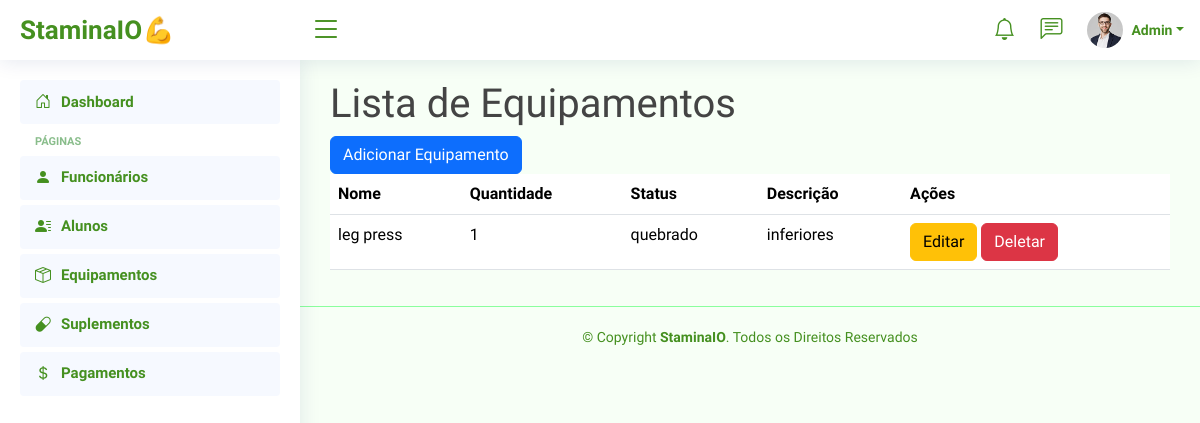
The app's page /dashboard/equipamento/ (signed in), older data.
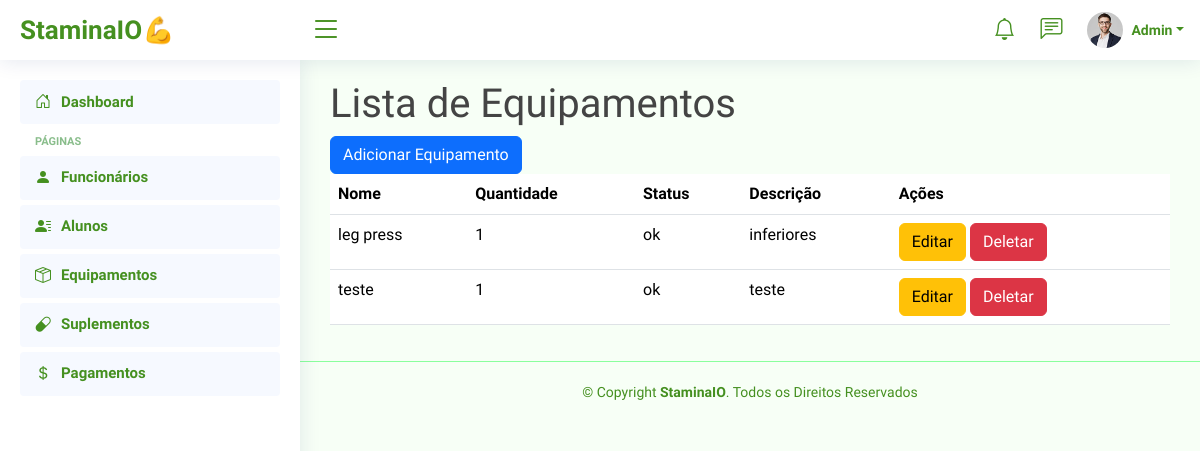
The same page, newer data.
### equipamento/models.py (models this page shows)
class Equipamento(models.Model):
    nome = models.CharField(max_length=100)
    quantidade = models.IntegerField(default=1)  # Definindo um valor padrão para quantidade
    status = models.CharField(max_length=100)
    descricao = models.CharField(max_length=100)  # Nome do campo corrigido para seguir a convenção de nomenclatura

### equipamento/views.py (the view)
# urls.py: path('equipamento/', listar_equipamentos, name='lista_equipamentos'),
@login_required
def listar_equipamentos(request):
    equipamentos = Equipamento.objects.all()
    return render(request, 'equipamento/listar_equipamentos.html', {'equipamentos': equipamentos})

### templates/equipamento/listar_equipamentos.html (shortened to what this page needs)
{% extends '_base.html' %}
{% block content %}
    <h1>Lista de Equipamentos</h1>
    <a href="{% url 'equipamento:adicionar_equipamento' %}" class="btn btn-primary">Adicionar Equipamento</a>
    <table class="table">
        <thead>
            <tr>
                <th>Nome</th>
                <th>Quantidade</th>
                <th>Status</th>
                <th>Descrição</th>
                <th>Ações</th>
            </tr>
        </thead>
        <tbody>
            {% for equipamento in equipamentos %}
            <tr>
                <td>{{ equipamento.nome }}</td>
                <td>{{ equipamento.quantidade }}</td>
                <td>{{ equipamento.status }}</td>
                <td>{{ equipamento.descricao }}</td>
                <td>
                    <a href="{% url 'equipamento:editar_equipamento' equipamento.pk %}" class="btn btn-warning">Editar</a>
                    <a href="{% url 'equipamento:deletar_equipamento' equipamento.pk %}" class="btn btn-danger">Deletar</a>
                </td>
            </tr>
            {% empty %}
            <tr>
                <td colspan="5">Nenhum equipamento encontrado.</td>
            </tr>
            {% endfor %}
        </tbody>
    </table>
{% endblock %}

Row changes from the older to the newer data that the page shows:
changed Equipamento "leg press": status "quebrado" → "ok"
added Equipamento: nome "teste", quantidade "1", status "ok", descricao "teste"
